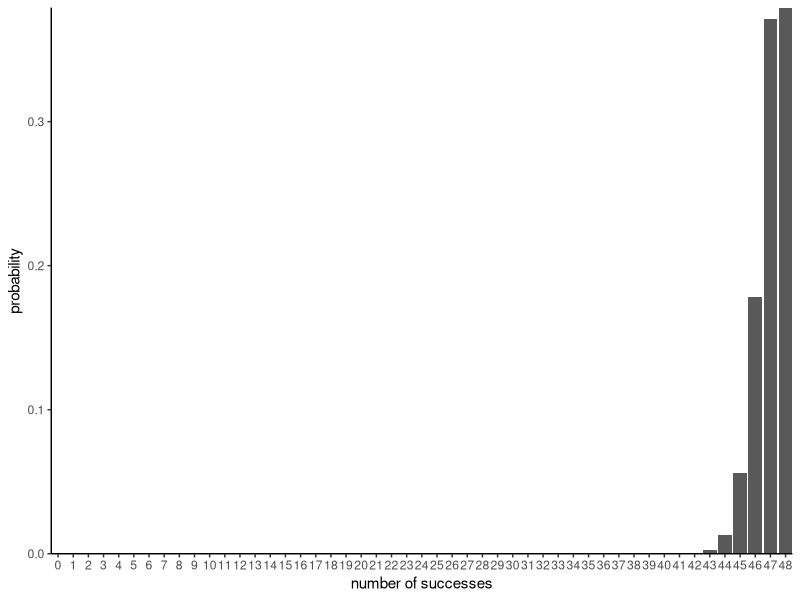
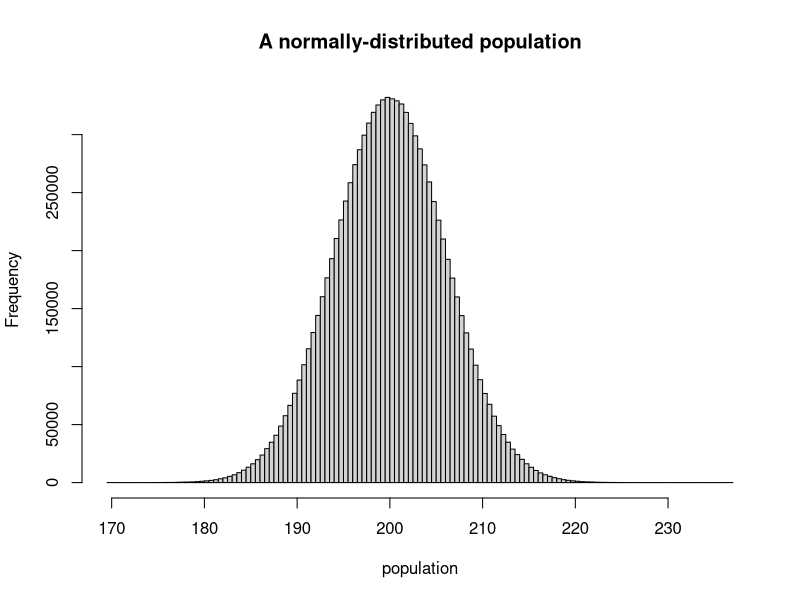
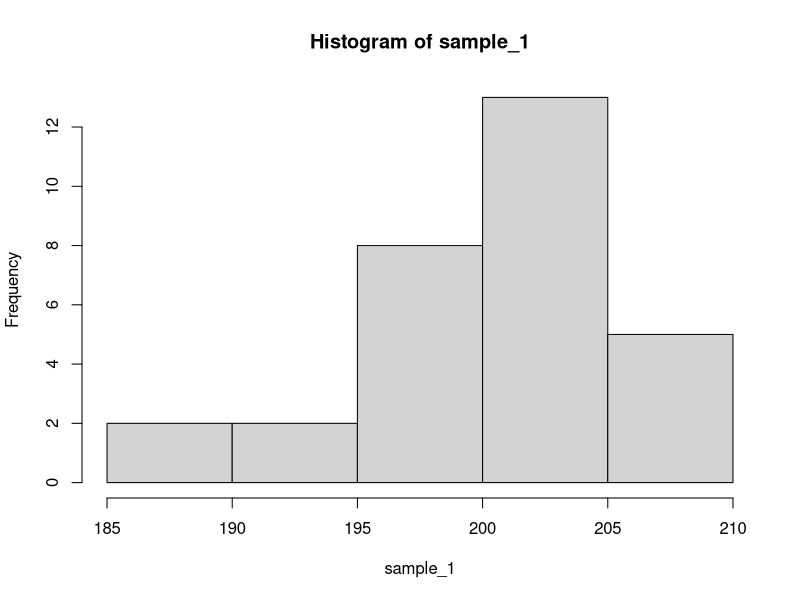
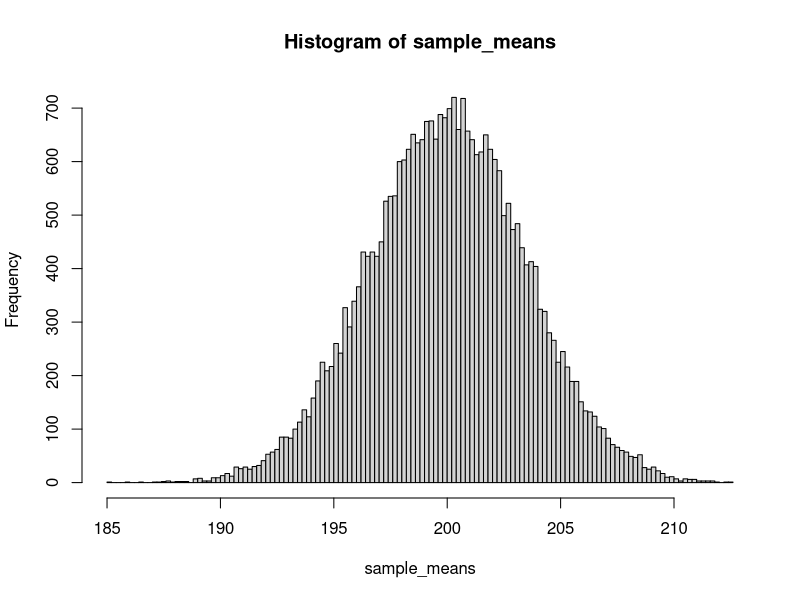
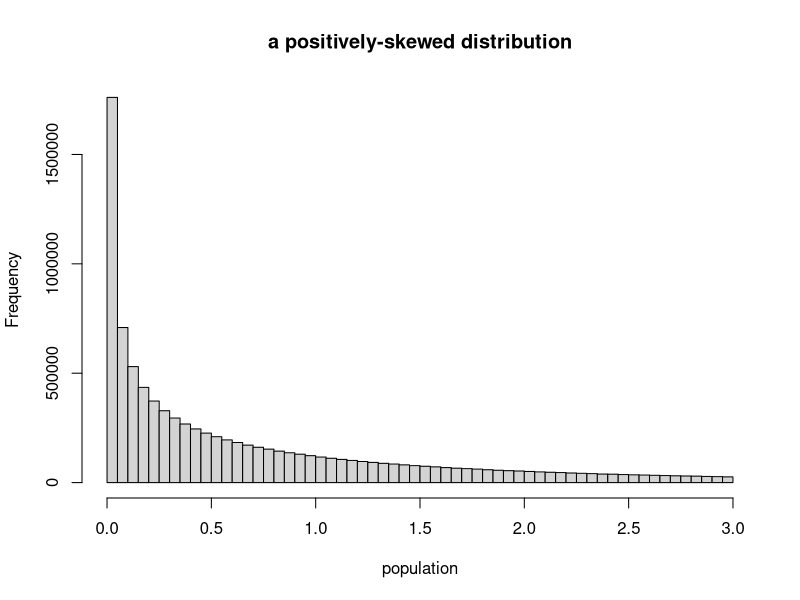
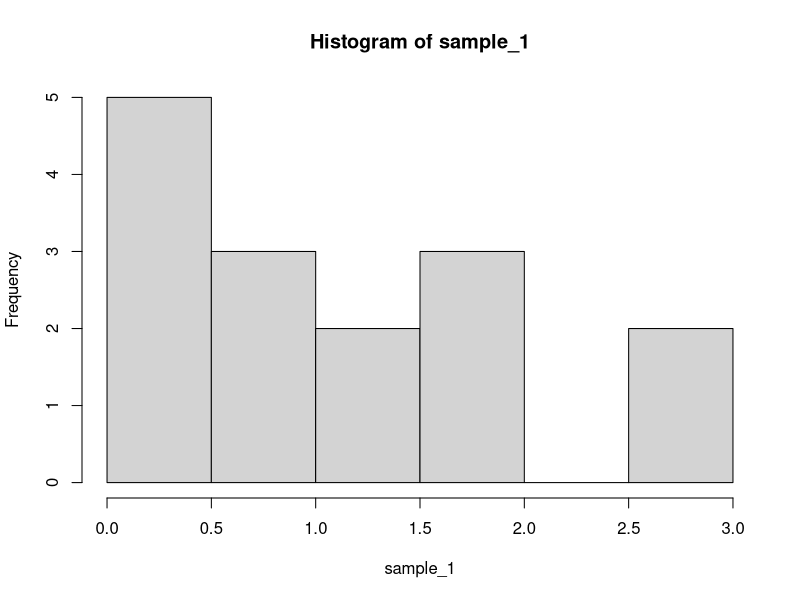
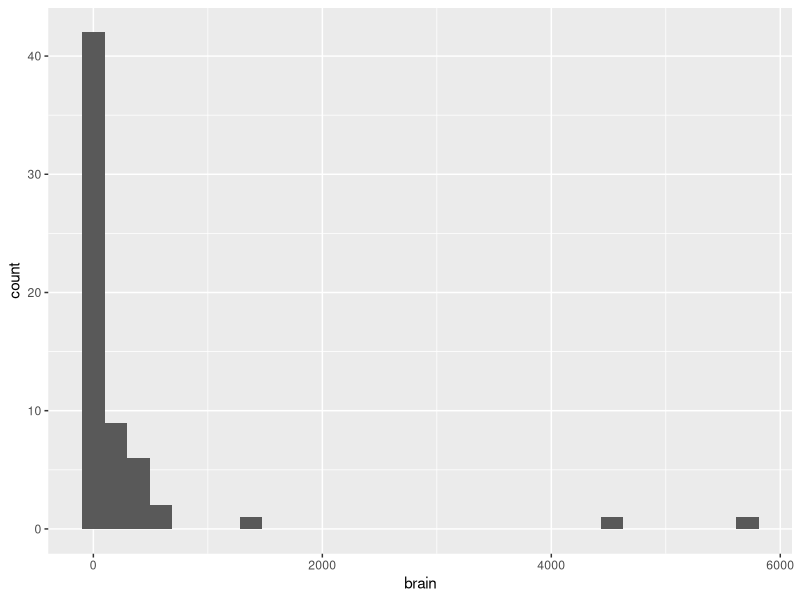
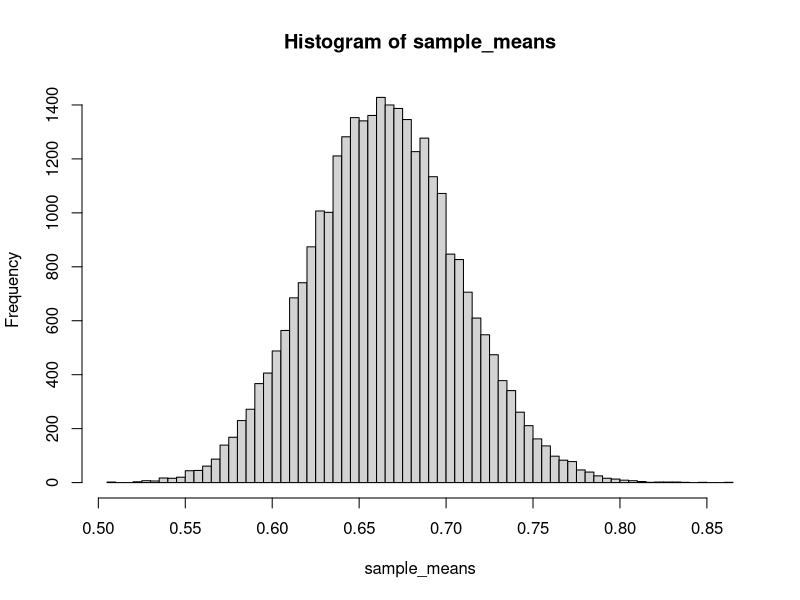

These charts were generated, in order, by the following R code:
## ---- chunk 1
knitr::opts_chunk$set(echo = FALSE, message = FALSE)

# Load packages
library(tidyverse)
library(MASS)
## ---- chunk 2
# Number of trials, individuals, tosses:
n <- 48

# The ASSUMED probability of success p(success):
p <- 0.5

# Calculate all the values for the binom distribution
myProb <- dbinom(x = 0:n, 
       size = n,
       prob = p)
  

# the probability of getting 48 successes:
1/myProb[n+1]
## ---- chunk 3
# Number of trials
n <- 48

# Probability of a success:
p <- 0.98

# Calculate the binom
dist <- dbinom(0:n, n, p)

# plot it:
data.frame(y = dist,
           x = factor(0:n)) %>% 
  ggplot(aes(x, y)) +
  geom_col() +
  labs(x = "number of successes", y = "probability") +
  coord_cartesian(expand = 0) +
  theme_classic()
## ---- chunk 4
# Make a Normally-distributed population
set.seed(136)
population <- rnorm(10^7, mean = 200, sd = 6)
hist(population, breaks = 100, main = "A normally-distributed population")
## ---- chunk 5
n <- 30

sample_1 <- sample(population, size = n, replace = TRUE)

hist(sample_1)

## ---- chunk 6
n <- 3
r <- 30000
# Take r samples, each having n observations:
sample_means <- rep(n, r) %>% 
  map_dbl( ~  mean(sample(population, size = ., replace = TRUE)) )
# plot them:
hist(sample_means, breaks = 100)
# By definition, the sample means will always be
# Normal, even with a small n, if the parental
# distribution is Normal
## ---- chunk 7
population <- rf(10^7, 1, 50)
population <- population[population < 3]
hist(population, breaks = 100, main = "a positively-skewed distribution")
## ---- chunk 8
n <- 15

sample_1 <- sample(population, size = n, replace = TRUE)

hist(sample_1)

## ---- chunk 9
# the mammals dataframe, from the MASS package:

ggplot(mammals, aes(brain)) +
  geom_histogram()

## ---- chunk 10
n <- 300
r <- 30000
sample_means <- rep(n, r) %>% 
  map_dbl( ~  mean(sample(population, size = ., replace = TRUE)) )
# plot it:
hist(sample_means, breaks = 100)
# Here, you MUST have a large sample size (n)
# To overcome the "strangeness" (i.e. non-Normal)
# of the parental distribution (generally min. 30 obs)
## ---- chunk 11
# Transform
mammals$brain_log10 <- log10(mammals$brain)

ggplot(mammals, aes(brain_log10)) +
  geom_histogram()

